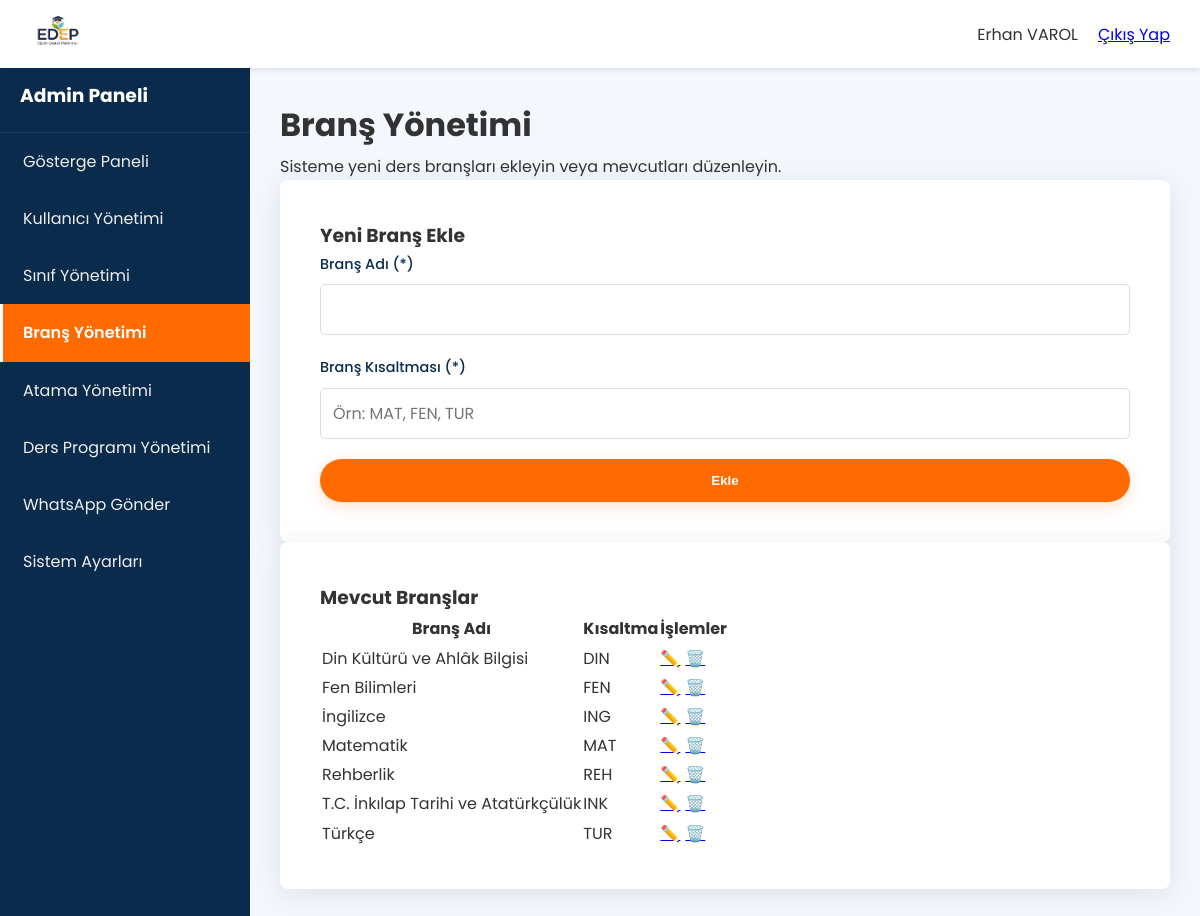
Page /panel.php?sayfa=branslar (signed in) on the committed database.
### tables this page shows
CREATE TABLE `branslar` (
  `id` int(11) NOT NULL,
  `brans_adi` varchar(100) NOT NULL,
  `brans_kisaltma` varchar(10) DEFAULT NULL
);

### includes/paneller/admin_sayfalar/branslar.php (the view, shortened to what this page needs)
<?php
require_once 'includes/db_connect.php';
$edit_mode = false;
$brans_verisi = ['id' => 0, 'brans_adi' => '', 'brans_kisaltma' => ''];
$branslar = $conn->query("SELECT id, brans_adi, brans_kisaltma FROM branslar ORDER BY brans_adi");
?>
<div class="panel-header">
    <h1>Branş Yönetimi</h1>
    <p>Sisteme yeni ders branşları ekleyin veya mevcutları düzenleyin.</p>
</div>
<div class="panel-content">
    <div class="iletisim-grid">
        <div class="form-container card">
            <h3><?php echo $edit_mode ? 'Branşı Düzenle' : 'Yeni Branş Ekle'; ?></h3>
            <form action="actions/brans_action.php" method="POST" class="styled-form">
                <div class="form-group">
                    <label for="brans_adi">Branş Adı (*)</label>
                    <input type="text" id="brans_adi" name="brans_adi" value="<?php echo htmlspecialchars($brans_verisi['brans_adi']); ?>" required>
                </div>
                <div class="form-group">
                    <label for="brans_kisaltma">Branş Kısaltması (*)</label>
                    <input type="text" id="brans_kisaltma" name="brans_kisaltma" value="<?php echo htmlspecialchars($brans_verisi['brans_kisaltma']); ?>" placeholder="Örn: MAT, FEN, TUR" required>
                </div>
                <button type="submit" name="kaydet" class="btn btn-primary"><?php echo $edit_mode ? 'Güncelle' : 'Ekle'; ?></button>
            </form>
        </div>
        <div class="liste-container card">
            <h3>Mevcut Branşlar</h3>
            <table class="data-table">
                <thead>
                    <tr>
                        <th>Branş Adı</th>
                        <th>Kısaltma</th>
                        <th>İşlemler</th>
                    </tr>
                </thead>
                <tbody>
                    <?php if ($branslar && $branslar->num_rows > 0): ?>
                        <?php while($row = $branslar->fetch_assoc()): ?>
                            <tr>
                                <td><?php echo htmlspecialchars($row['brans_adi']); ?></td>
                                <td><?php echo htmlspecialchars($row['brans_kisaltma']); ?></td>
                                <td class="actions">
                                    <a href="panel.php?sayfa=branslar&edit_id=<?php echo $row['id']; ?>" class="btn-icon btn-edit" title="Düzenle">✏️</a>
                                    <a href="actions/brans_action.php?delete_id=<?php echo $row['id']; ?>" class="btn-icon btn-delete delete-confirm" title="Sil">🗑️</a>
                                </td>
                            </tr>
                        <?php endwhile; ?>
                    <?php else: ?>
                        <tr>
                            <td colspan="3">Kayıtlı branş bulunamadı.</td>
                        </tr>
                    <?php endif; ?>
                </tbody>
            </table>
        </div>
    </div>
</div>

### css/style.css (style rules this page uses)
:root { --primary-color: #FF6B00; --secondary-color: #0A2B4C; --accent-color: #4CAF50; --info-color: #17a2b8; --danger-color: #dc3545; --warning-color: #ffc107; --text-color: #333; --light-text-color: #FFFFFF; --background-color: #F4F7FC; --container-width: 1140px; --border-radius: 8px; }
* { margin: 0; padding: 0; box-sizing: border-box; }
html { scroll-behavior: smooth; }
body { font-family: 'Poppins', sans-serif; line-height: 1.7; color: var(--text-color); background-color: var(--background-color); display: flex; flex-direction: column; min-height: 100vh; }
.btn { display: inline-block; padding: 12px 25px; border-radius: 25px; text-decoration: none; font-weight: 600; transition: all 0.3s ease; border: 2px solid transparent; cursor: pointer; text-align: center; }
.btn-primary { background-color: var(--primary-color); color: var(--light-text-color); box-shadow: 0 4px 15px rgba(255, 107, 0, 0.2); }
.card { background: #fff; padding: 40px; border-radius: var(--border-radius); box-shadow: 0 5px 30px rgba(0, 43, 84, 0.1); width: 100%; }
.styled-form { display: flex; flex-direction: column; gap: 20px; }
.form-group { flex: 1; display: flex; flex-direction: column; }
.form-group label { margin-bottom: 8px; font-weight: 500; color: var(--secondary-color); font-size: 0.9rem; }
.form-group input, .form-group textarea, .form-group select { width: 100%; padding: 12px; border: 1px solid #ddd; border-radius: 5px; font-size: 1rem; font-family: 'Poppins', sans-serif; transition: border-color 0.3s ease, box-shadow 0.3s ease; }
.actions { display: flex; gap: 5px; white-space: nowrap; }

### rows in the picture
branslar: brans_adi "Din Kültürü ve Ahlâk Bilgisi", brans_kisaltma "DIN"
branslar: brans_adi "Fen Bilimleri", brans_kisaltma "FEN"
branslar: brans_adi "İngilizce", brans_kisaltma "ING"
branslar: brans_adi "Matematik", brans_kisaltma "MAT"
branslar: brans_adi "Rehberlik", brans_kisaltma "REH"
branslar: brans_adi "T.C. İnkılap Tarihi ve Atatürkçülük", brans_kisaltma "INK"
branslar: brans_adi "Türkçe", brans_kisaltma "TUR"

### other values in the picture
$_SESSION['ad_soyad'] "Erhan VAROL"
